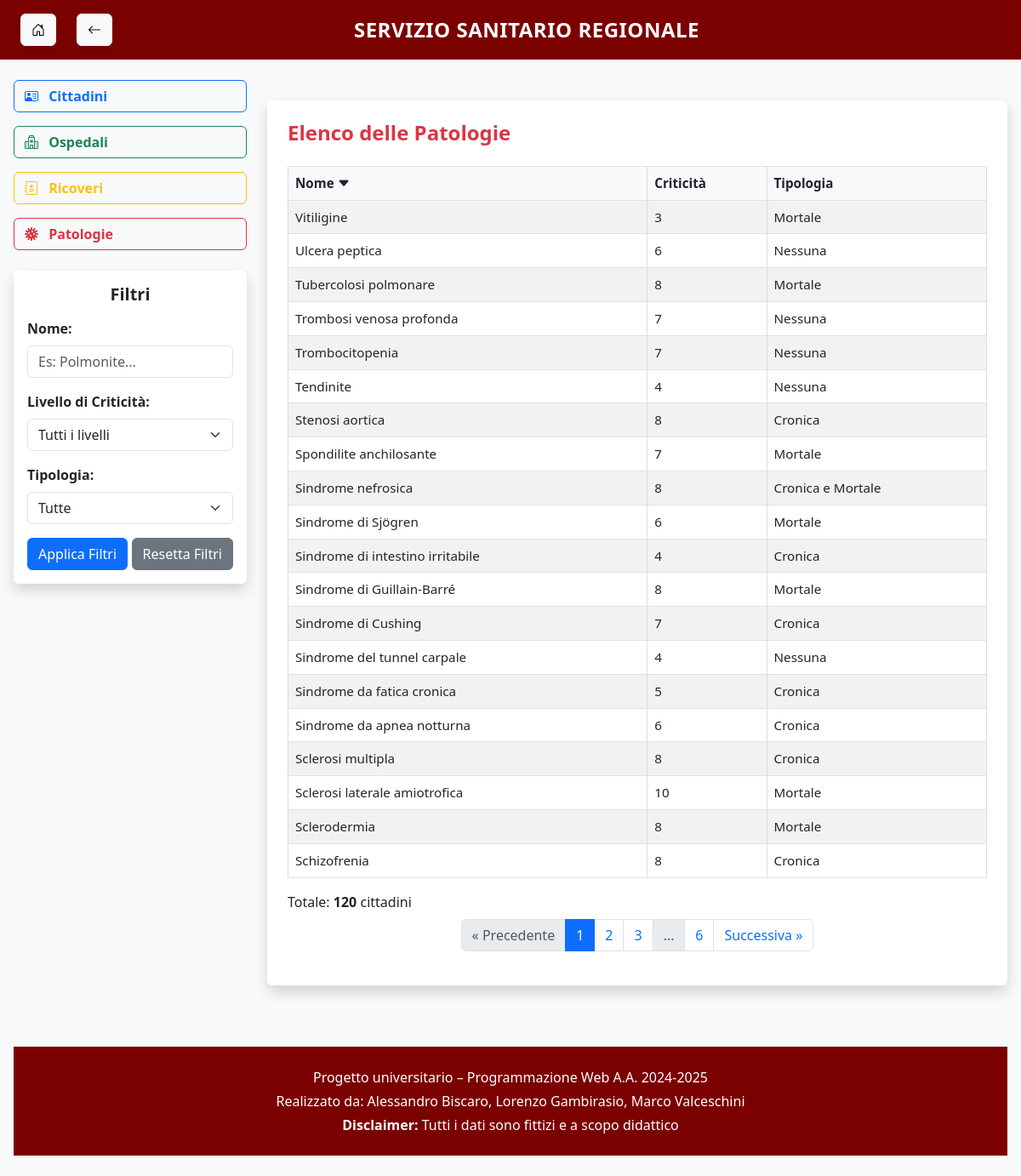
The page /patologie/?sort=nome&order=desc on the database its author committed.
### main/models.py (models this page shows, shortened)
class Patologia(models.Model):
    cod = models.CharField(primary_key=True, max_length=10)
    nome = models.TextField(max_length=100)
    criticita = models.IntegerField()
    class Meta:
        db_table = 'main_patologia'
        managed = False

### main/views.py (the view)
# urls.py: path('patologie/', views.lista_patologie, name='patologie'),
def lista_patologie(request):
    patologie_base = models.Patologia.objects.all()
    nome_query = request.GET.get('nome')
    criticita_query = request.GET.get('criticita')
    tipologia_query = request.GET.get('tipologia')
    if nome_query:
        patologie_base = patologie_base.filter(nome__icontains=nome_query)
    if criticita_query:
        patologie_base = patologie_base.filter(criticita=criticita_query)
    patologie = []
    for p in patologie_base:
        tipi = []
        if models.PatologiaCronica.objects.filter(cod=p).exists():
            tipi.append("Cronica")
        if models.PatologiaMortale.objects.filter(cod=p).exists():
            tipi.append("Mortale")
        tipo = " e ".join(tipi) if tipi else "Nessuna"
        if not tipologia_query or tipologia_query in tipo:
            patologie.append({
                'codice': p.cod,
                'nome': p.nome,
                'criticita': p.criticita,
                'tipologia': tipo,
            })
    sort = request.GET.get("sort", "nome")
    order = request.GET.get("order", "asc")
    reverse = order == "desc"
    try:
        patologie.sort(key=lambda x: x.get(sort, "").lower() if isinstance(x.get(sort), str) else x.get(sort), reverse=reverse)
    except Exception:
        pass  # fallback: no sort
    paginator = Paginator(patologie, 20)
    page_number = request.GET.get("page")
    page_obj = paginator.get_page(page_number)
    return render(request, "patologie.html", {
        'page_obj': page_obj,
        'patologie': page_obj.object_list,
        'range_criticita': range(1, 11),
        'filtro_template': 'filtri/filtro_patologie.html',
        'current_sort': sort,
        'current_order': order,
    })

### main/templates/patologie.html (shortened to what this page needs)
{% extends "base.html" %}
{% block content %}
<div class="container-fluid px-0 py-4">
  <div class="row">
    <section class="col-12">
      <div class="bg-white p-4 rounded shadow">
        <h4 class="mb-4 text-danger fw-bold">Elenco delle Patologie</h4>
        <div class="table-responsive">
          <table class="table table-striped table-hover table-bordered w-100 text-center align-middle">
            <thead class="table-light">
  <tr>
    <th>
      <a href="?sort=nome&order={% if current_sort == 'nome' and current_order == 'asc' %}desc{% else %}asc{% endif %}" class="text-decoration-none text-dark">
        Nome
        {% if current_sort == 'nome' %}
          <i class="bi bi-caret-{% if current_order == 'asc' %}up{% else %}down{% endif %}-fill"></i>
        {% endif %}
      </a>
    </th>
    <th>
      <a href="?sort=criticita&order={% if current_sort == 'criticita' and current_order == 'asc' %}desc{% else %}asc{% endif %}" class="text-decoration-none text-dark">
        Criticità
      </a>
    </th>
    <th>
      <a href="?sort=tipologia&order={% if current_sort == 'tipologia' and current_order == 'asc' %}desc{% else %}asc{% endif %}" class="text-decoration-none text-dark">
        Tipologia
      </a>
    </th>
  </tr>
</thead>
            <tbody>
  {% for patologia in patologie %}
  <tr>
    <td>{{ patologia.nome }}</td>
    <td>{{ patologia.criticita }}</td>
    <td>{{ patologia.tipologia }}</td>
  </tr>
  {% empty %}
  <tr>
    <td colspan="3" class="text-center text-muted">Nessuna patologia trovata.</td>
  </tr>
  {% endfor %}
</tbody>
          </table>
          {% include 'partials/paginazione.html' %}
        </div>
      </div>
    </section>
  </div>
</div>
{% endblock %}

### main/static/css/style.css (style rules this page uses)
body { background-color: #f8f9fa; }
table { width: 100%; border-collapse: collapse; table-layout: auto; font-size: 0.95rem; }
th, td { padding: 0.75rem; border: 1px solid #ddd; text-align: left; word-break: break-word; }

### rows shown on the page
Patologia: nome "Vitiligine"
Patologia: nome "Ulcera peptica"
Patologia: nome "Tubercolosi polmonare"
Patologia: nome "Trombosi venosa profonda"
Patologia: nome "Trombocitopenia"
Patologia: nome "Tendinite"
Patologia: nome "Stenosi aortica"
Patologia: nome "Spondilite anchilosante"
Patologia: nome "Sindrome nefrosica"
Patologia: nome "Sindrome di Sjögren"
Patologia: nome "Sindrome di intestino irritabile"
Patologia: nome "Sindrome di Guillain-Barré"
Patologia: nome "Sindrome di Cushing"
Patologia: nome "Sindrome del tunnel carpale"
Patologia: nome "Sindrome da fatica cronica"
Patologia: nome "Sindrome da apnea notturna"
Patologia: nome "Sclerosi multipla"
Patologia: nome "Sclerosi laterale amiotrofica"
Patologia: nome "Sclerodermia"
Patologia: nome "Schizofrenia"

### other values the page prints
{{ titolo_pagina|default:"Servizio Sanitario Regionale" }} "SERVIZIO SANITARIO REGIONALE"
{{ patologia.criticita }} "3" "6" "8" "7" "7" "4" "8" "7" "8" "6" "4" "8" "7" "4" "5" "6" "8" "10" "8" "8"
{{ patologia.tipologia }} "Mortale" "Nessuna" "Mortale" "Nessuna" "Nessuna" "Nessuna" "Cronica" "Mortale" "Cronica e Mortale" "Mortale" "Cronica" "Mortale" "Cronica" "Nessuna" "Cronica" "Cronica" "Cronica" "Mortale" "Mortale" "Cronica"
{{ page_obj.paginator.count }} "120"
{{ num }} "1"
{{ num }} "2" "3"
{{ num }} "6"
